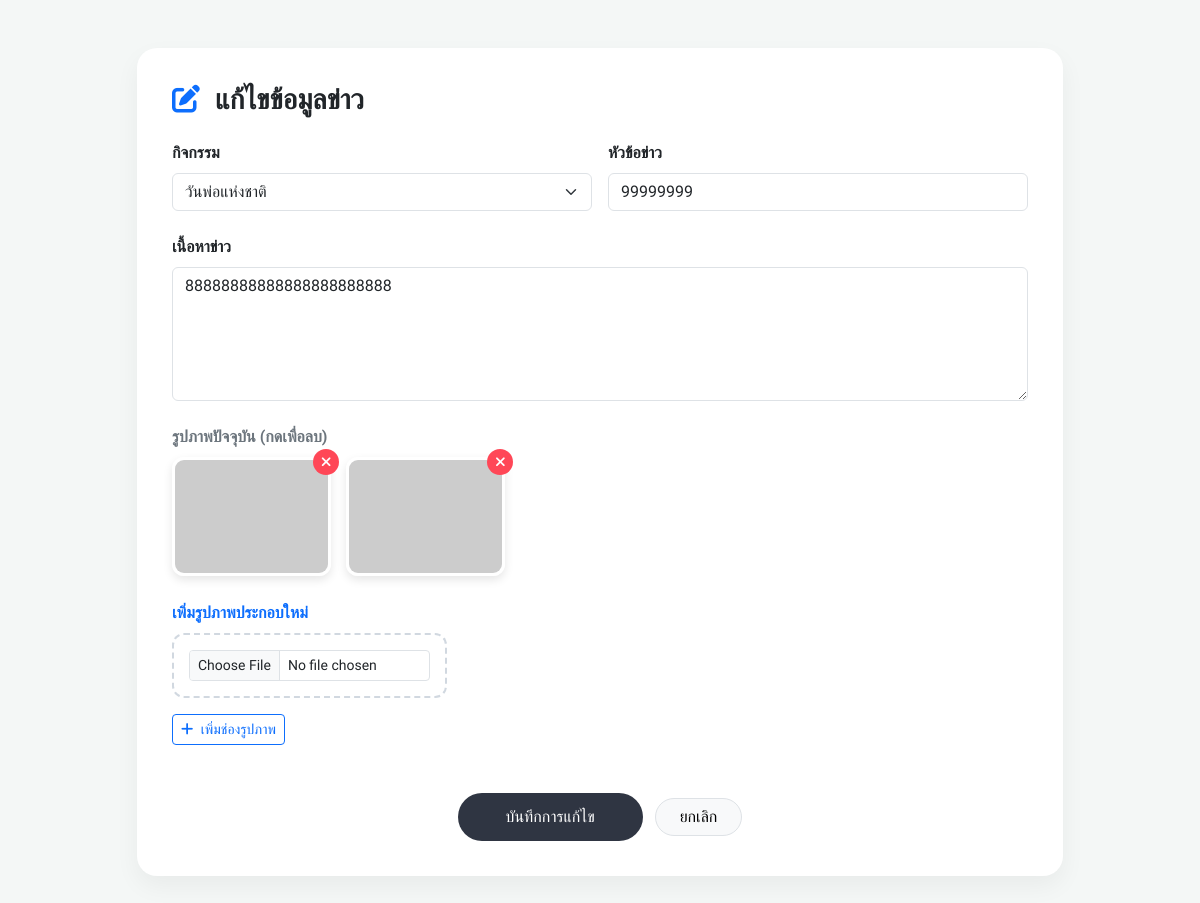
Page /edit_news.php?id=22 (signed in) on the committed database.
### tables this page shows
CREATE TABLE `news_update` (
  `news_id` int(11) NOT NULL,
  `user_id` int(11) NOT NULL,
  `event_id` int(11) DEFAULT NULL,
  `title` varchar(255) NOT NULL,
  `detail` text DEFAULT NULL,
  `publish_date` timestamp NOT NULL DEFAULT current_timestamp(),
  `status` tinyint(1) DEFAULT 1
);

CREATE TABLE `events` (
  `event_id` int(11) NOT NULL,
  `event_name` varchar(255) NOT NULL,
  `event_date` date NOT NULL,
  `event_time` varchar(50) DEFAULT NULL,
  `Location` varchar(255) DEFAULT NULL,
  `highlights` text DEFAULT NULL,
  `schedule_range` varchar(255) DEFAULT NULL,
  `event_image` varchar(255) DEFAULT NULL,
  `is_active` tinyint(1) NOT NULL DEFAULT 1,
  `status` varchar(20) NOT NULL DEFAULT 'Active',
  `closed_count` int(11) DEFAULT 0
);

CREATE TABLE `news_images` (
  `image_id` int(11) NOT NULL,
  `news_id` int(11) NOT NULL,
  `image_path` varchar(255) NOT NULL
);

### edit_news.php (the view, shortened to what this page needs)
<?php
$conn = new mysqli("localhost", "root", "", "project");
$conn->set_charset("utf8mb4");
$news_id = intval($_GET['id']);
$stmt_get = $conn->prepare("SELECT * FROM news_update WHERE news_id = ?");
$stmt_get->bind_param("i", $news_id);
$stmt_get->execute();
$news = $stmt_get->get_result()->fetch_assoc();
?>
<!DOCTYPE html>
<html lang="th">
<head>
    <link rel="stylesheet" href="https://cdnjs.cloudflare.com/ajax/libs/font-awesome/6.0.0/css/all.min.css">
    <link href="https://cdn.jsdelivr.net/npm/bootstrap@5.3.0/dist/css/bootstrap.min.css" rel="stylesheet">
</head>
<body>
<div class="container py-5">
    <div class="row justify-content-center">
        <div class="col-lg-10">
            <div class="admin-card">
                <h3 class="fw-bold mb-4"><i class="fas fa-edit text-primary me-2"></i> แก้ไขข้อมูลข่าว</h3>
                <form id="newsForm" method="POST" enctype="multipart/form-data">
                    <div class="row g-3 mb-4">
                        <div class="col-md-6">
                            <label class="form-label fw-bold">กิจกรรม</label>
                            <select name="event_id" class="form-select">
                                <?php
                                $evs = $conn->query("SELECT event_id, event_name FROM events ORDER BY event_date DESC");
                                while($ev = $evs->fetch_assoc()):
                                ?>
                                <option value="<?= $ev['event_id'] ?>" <?= ($ev['event_id'] == $news['event_id']) ? 'selected' : '' ?>>
                                    <?= htmlspecialchars($ev['event_name']) ?>
                                </option>
                                <?php endwhile; ?>
                            </select>
                        </div>
                        <div class="col-md-6">
                            <label class="form-label fw-bold">หัวข้อข่าว</label>
                            <input type="text" name="title" class="form-control" value="<?= htmlspecialchars($news['title']) ?>" required>
                        </div>
                    </div>
                    <div class="mb-4">
                        <label class="form-label fw-bold">เนื้อหาข่าว</label>
                        <textarea name="detail" class="form-control" rows="5"><?= htmlspecialchars($news['detail']) ?></textarea>
                    </div>
                    <div class="mb-4">
                        <label class="form-label fw-bold text-secondary">รูปภาพปัจจุบัน (กดเพื่อลบ)</label>
                        <div class="current-img-grid">
                            <?php
                            $imgs = $conn->query("SELECT * FROM news_images WHERE news_id = $news_id");
                            if ($imgs->num_rows > 0):
                                while($im = $imgs->fetch_assoc()):
                            ?>
                                <div class="img-item">
                                    <img src="img/<?= htmlspecialchars($im['image_path']) ?>" onerror="this.src='https://via.placeholder.com/150'">
                                    <button type="button" class="btn-del-old" onclick="confirmDelete(<?= $im['image_id'] ?>)">
                                        <i class="fas fa-times"></i>
                                    </button>
                                </div>
                            <?php endwhile; else: echo "<p class='text-muted small'>ไม่มีรูปภาพ</p>"; endif; ?>
                        </div>
                    </div>
                    <div class="mb-4">
                        <label class="form-label fw-bold text-primary">เพิ่มรูปภาพประกอบใหม่</label>
                        <div id="image-container" class="row g-3">
                            <div class="col-md-4">
                                <div class="preview-box">
                                    <input type="file" name="images[]" class="form-control form-control-sm file-input" accept="image/*" data-index="0">
                                </div>
                            </div>
                        </div>
                        <button type="button" id="add-image-btn" class="btn btn-sm btn-outline-primary mt-3">
                            <i class="fas fa-plus me-1"></i> เพิ่มช่องรูปภาพ
                        </button>
                    </div>
                    <div class="text-center mt-5">
                        <button type="submit" class="btn btn-main px-5">บันทึกการแก้ไข</button>
                        <a href="manage_news.php" class="btn btn-light rounded-pill ms-2 px-4 border">ยกเลิก</a>
                    </div>
                </form>
            </div>
        </div>
    </div>
</div>
</body>
</html>

### edit_news.php (style rules this page uses)
body { font-family: 'Anuphan', sans-serif; background: #f4f7f6; }
.admin-card { background: white; border-radius: 20px; padding: 35px; box-shadow: 0 10px 25px rgba(0,0,0,0.05); border: none; }
.current-img-grid { display: grid; grid-template-columns: repeat(auto-fill, minmax(140px, 1fr)); gap: 15px; margin-bottom: 25px; }
.img-item { position: relative; aspect-ratio: 4/3; }
.img-item img { width: 100%; height: 100%; object-fit: cover; border-radius: 12px; border: 3px solid #fff; box-shadow: 0 4px 10px rgba(0,0,0,0.1); }
.btn-del-old { position: absolute; top: -8px; right: -8px; background: #ff4757; color: white; border: none; border-radius: 50%; width: 26px; height: 26px; cursor: pointer; display: flex; align-items: center; justify-content: center; font-size: 14px; transition: 0.3s; }
.preview-box { border: 2px dashed #d1d8e0; border-radius: 12px; padding: 15px; text-align: center; background: #fff; transition: 0.3s; }
.btn-main { background: #2f3542; color: white; padding: 12px 40px; border-radius: 50px; font-weight: 500; border: none; transition: 0.3s; }

### rows in the picture
news_update: event_id "วันพ่อแห่งชาติ", title "99999999", detail "88888888888888888888888"
